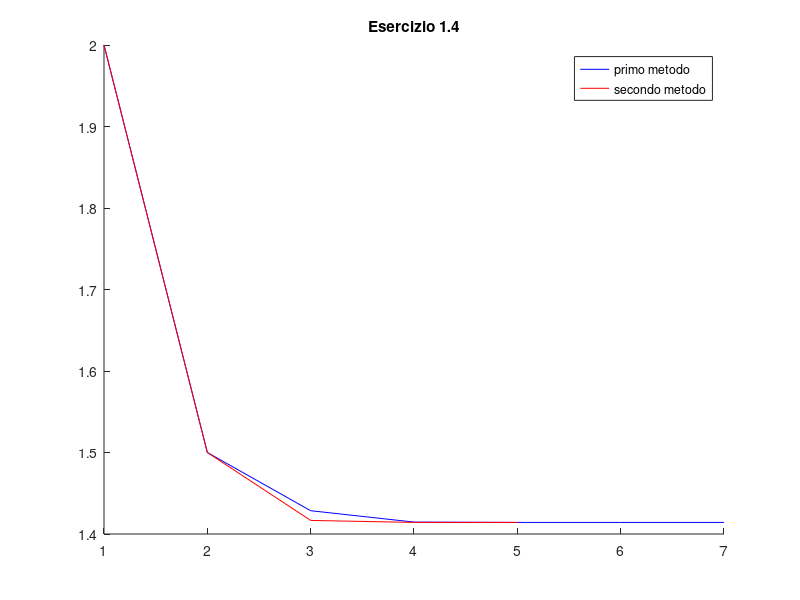

Recreate this plot in MATLAB.
% Esercizio 1.4
%


hold on
format long e;
tol = 1e-11;

x = zeros(1, 2);
delta = 2 - sqrt(2);
i = 1;
while(delta > tol)
    if(i==1)
        x(1, 1) = 2;
    elseif (i==2)
        x(2, 1) = 1.5;
    else
        x(i, 1) = (x(i-1, 1)*x(i-2, 1) +2)/(x(i-1, 1) + x(i-2, 1));
    end
    delta = x(i, 1) - sqrt(2);
    x(i, 2) = delta;
    i = i+1;
end
x
plot(1:i-1, x(1:i-1, 1), 'b');

x = zeros(1, 2);
delta = 2 - sqrt(2);
i = 1;
while (delta > tol)
   if (i==1)
       x(1, 1) = 2;
   else
      x(i, 1) = 1/2*(x(i-1, 1) + 2/x(i-1, 1));
   end
   delta = x(i, 1) - sqrt(2);
   x(i, 2) = delta;
   i = i+1;
end
x
plot(1:i-1, x(1:i-1, 1), 'r');

legend('primo metodo', 'secondo metodo')
title('Esercizio 1.4')
hold off
